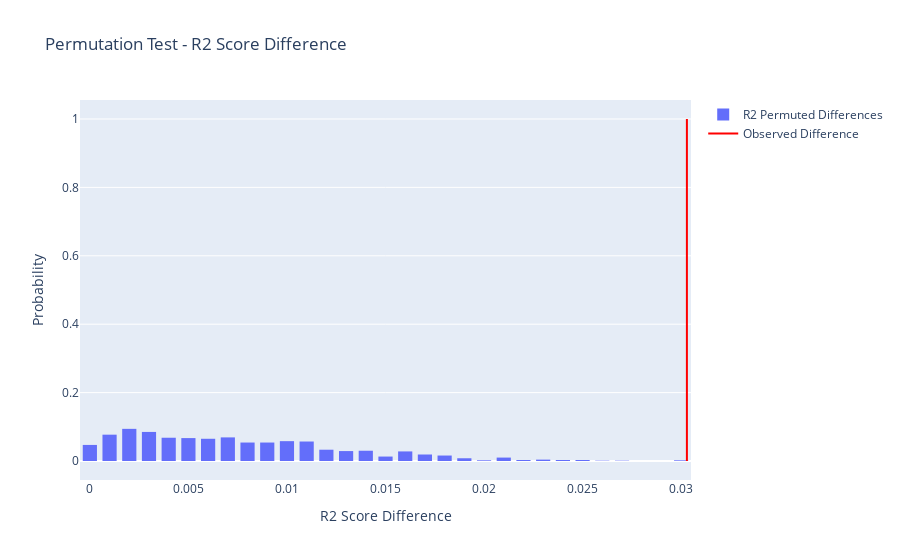
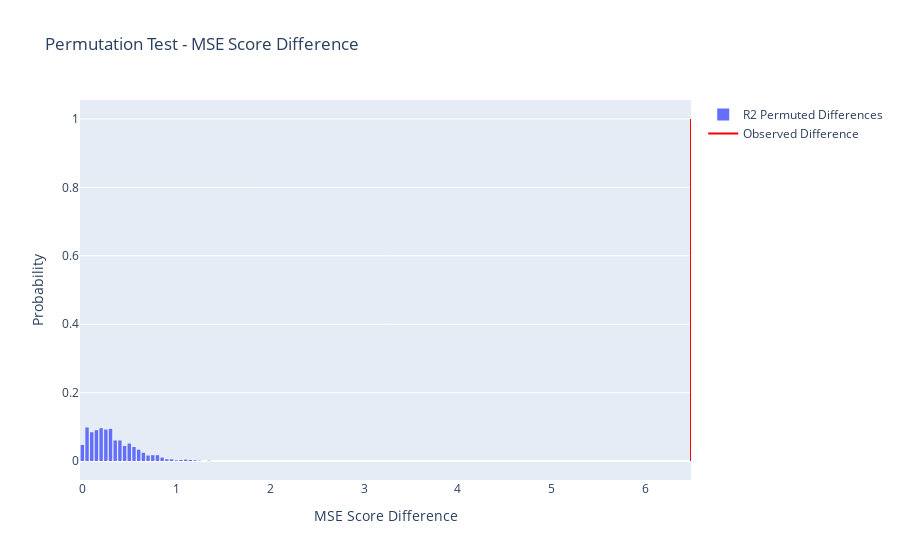

Write notebook code for charts like these, in order.
### Code cell
import plotly.graph_objects as go

# Histogram of permuted R2 score differences
fig = go.Figure(data=[go.Histogram(x=permuted_r2_diffs, nbinsx=40, histnorm='probability', name='R2 Permuted Differences')])

# Add vertical line for observed R2 score difference
fig.add_trace(go.Scatter(
    x=[abs_r2_diff, abs_r2_diff],
    y=[0, 1],
    mode="lines",
    line=go.scatter.Line(color="red"),
    showlegend=True,
    name='Observed Difference',
))

# Layout
fig.update_layout(
    title_text='Permutation Test - R2 Score Difference', 
    xaxis_title_text='R2 Score Difference', 
    yaxis_title_text='Probability', 
    bargap=0.2,
    bargroupgap=0.1
)

fig.show()
fig.write_html(path+'Permutation_TesT_R2_Score_Difference.html', include_plotlyjs='cdn')
# Histogram of permuted MSE score differences
#fig = go.Figure(data=[go.Histogram(x=permuted_mse_diffs, nbinsx=40, histnorm='probability', name='R2 Permuted Differences')])

# Add vertical line for observed MSE score difference
fig.add_trace(go.Scatter(
    x=[abs_mse_diff, abs_mse_diff],
    y=[0, 1],
    mode="lines",
    line=go.scatter.Line(color="red"),
    showlegend=True,
    name='Observed Difference',
))

# Layout
fig.update_layout(
    title_text='Permutation Test - MSE Score Difference', 
    xaxis_title_text='MSE Score Difference', 
    yaxis_title_text='Probability', 
    bargap=0.2,
    bargroupgap=0.1
)

fig.show()

#fig.write_html(path+'Permutation_TesT_MSE_Score_Difference.html', include_plotlyjs='cdn')

### Figure 1 — Plotly figure (JSON) as saved in the notebook; plotly's stock layout.template omitted (floating-point values rounded to 4 significant figures; data arrays with more than 128 entries replaced by an {"elided": "..."} marker saying what was removed)
{"data": [{"histnorm": "probability", "name": "R2 Permuted Differences", "nbinsx": 40, "type": "histogram", "x": {"elided": "1000 float values"}}, {"line": {"color": "red"}, "mode": "lines", "name": "Observed Difference", "showlegend": true, "type": "scatter", "x": [0.03029, 0.03029], "y": [0, 1]}], "layout": {"bargap": 0.2, "bargroupgap": 0.1, "title": {"text": "Permutation Test - R2 Score Difference"}, "xaxis": {"title": {"text": "R2 Score Difference"}}, "yaxis": {"title": {"text": "Probability"}}}}

### Figure 2 — Plotly figure (JSON) as saved in the notebook; plotly's stock layout.template omitted (floating-point values rounded to 4 significant figures; data arrays with more than 128 entries replaced by an {"elided": "..."} marker saying what was removed)
{"data": [{"histnorm": "probability", "name": "R2 Permuted Differences", "nbinsx": 40, "type": "histogram", "x": {"elided": "1000 float values"}}, {"line": {"color": "red"}, "mode": "lines", "name": "Observed Difference", "showlegend": true, "type": "scatter", "x": [6.483, 6.483], "y": [0, 1]}], "layout": {"bargap": 0.2, "bargroupgap": 0.1, "title": {"text": "Permutation Test - MSE Score Difference"}, "xaxis": {"title": {"text": "MSE Score Difference"}}, "yaxis": {"title": {"text": "Probability"}}}}
